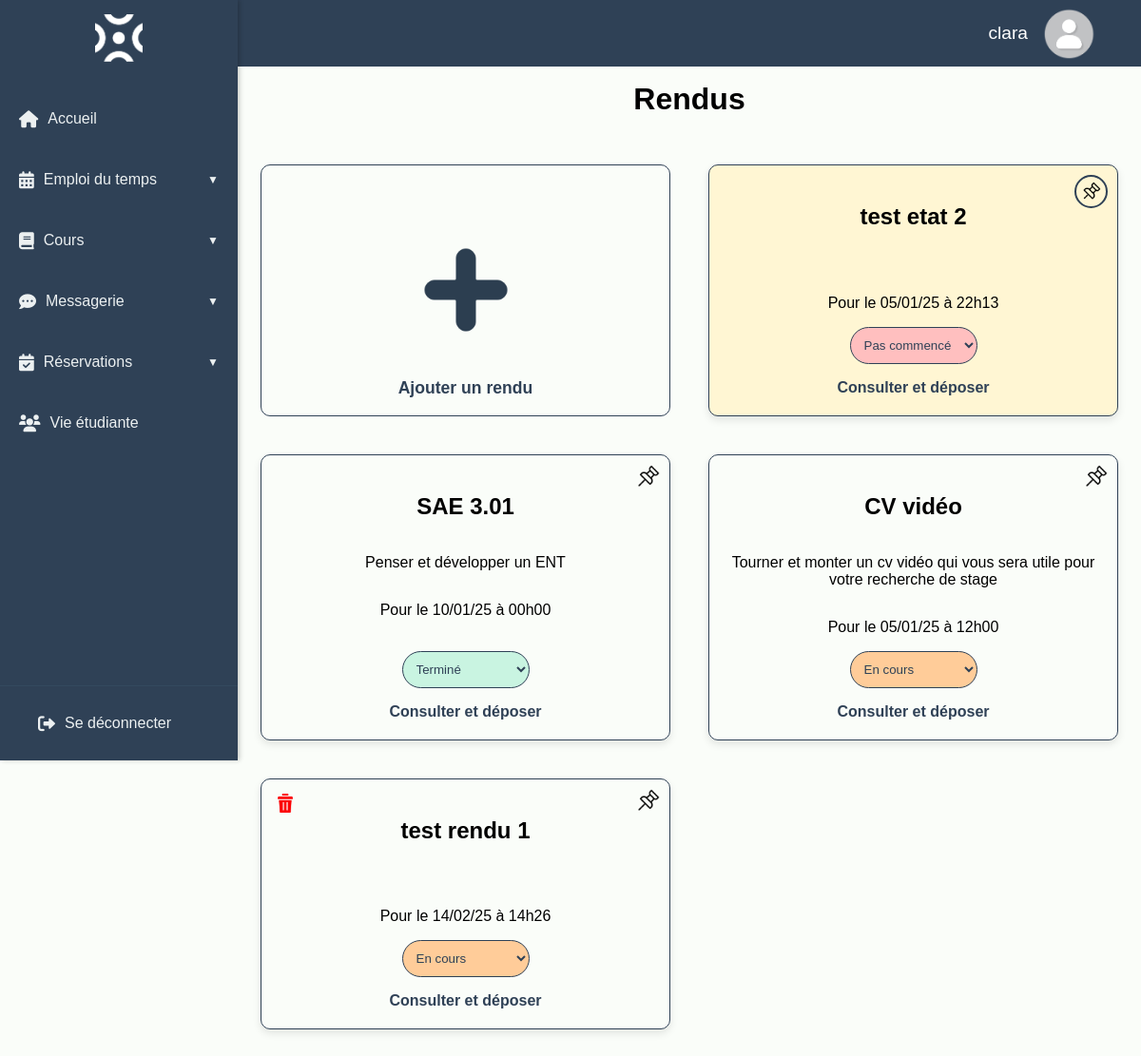
The app's page /rendus.php (signed in) with its own data.
### tables this page shows
CREATE TABLE IF NOT EXISTS `utilisateurs` (
  `id` int NOT NULL AUTO_INCREMENT,
  `login` varchar(100) NOT NULL,
  `mdp` varchar(255) NOT NULL,
  `nom` varchar(255) NOT NULL,
  `prenom` varchar(255) NOT NULL,
  `mail` varchar(255) NOT NULL,
  `role` enum('etudiant','prof','secretaire','') NOT NULL,
  `formation` varchar(255) NOT NULL,
  `ine` int NOT NULL,
  `num_etudiant` int NOT NULL,
  `reset_token` varchar(255) DEFAULT NULL,
  PRIMARY KEY (`id`),
  UNIQUE KEY `id` (`id`),
  UNIQUE KEY `login` (`login`),
  UNIQUE KEY `id_2` (`id`)
);

CREATE TABLE IF NOT EXISTS `rendus` (
  `id` int NOT NULL AUTO_INCREMENT,
  `titre` varchar(255) NOT NULL,
  `description` text NOT NULL,
  `date` datetime NOT NULL,
  `etat` enum('fait','a-faire','en-cours','') NOT NULL DEFAULT 'a-faire',
  `fk_user` int DEFAULT NULL,
  `pinned` int NOT NULL,
  PRIMARY KEY (`id`)
);

### rendus.php (the view, shortened to what this page needs)
<?php
include('header.php');
$id = $_SESSION['id'];
$requete = "SELECT * FROM utilisateurs WHERE id = :id";
$stmt = $db->prepare($requete);
$stmt->bindParam(':id', $id);
$stmt->execute();
$user = $stmt->fetch(PDO::FETCH_ASSOC);
$requete = "SELECT * FROM rendus WHERE fk_user = :fk_user OR fk_user is NULL";
$stmt = $db->prepare($requete);
$stmt->bindParam(':fk_user', $id, PDO::PARAM_INT);
$stmt->execute();
$rendus = $stmt->fetchAll(PDO::FETCH_ASSOC);
$pinnedRendus = [];
if (isset($_SESSION['id'])) {
    $stmt = $db->prepare("SELECT fk_rendu FROM pins WHERE fk_user = :fk_user");
    $stmt->execute(['fk_user' => $_SESSION['id']]);
    $pinnedRendus = $stmt->fetchAll(PDO::FETCH_COLUMN);
}
$etat_rendus = [];
foreach ($rendus as $rendu) {
    $requete_etat = "SELECT etat FROM etats_rendus WHERE fk_rendu = :fk_rendu AND fk_user = :fk_user";
    $stmt_etat = $db->prepare($requete_etat);
    $stmt_etat->bindParam(':fk_rendu', $rendu['id']);
    $stmt_etat->bindParam(':fk_user', $id);
    $stmt_etat->execute();
    $etat_user = $stmt_etat->fetch(PDO::FETCH_ASSOC);
    $etat_rendus[$rendu['id']] = $etat_user ? $etat_user['etat'] : $rendu['etat'];
}
?>
<!DOCTYPE html>
<html lang="fr">
<head>
</head>
<body>
<section class="page-rendus">
<h1>Rendus</h1>
<br>
<div class="rendus-container">
    <div class="ajouter-rendu" id="openModalBtn">
        <img src="images/ajouter.png" alt="">
        <p>Ajouter un rendu</p>
    </div>
    <?php foreach ($rendus as $rendu): ?>
    <div class="rendu-card <?= in_array($rendu['id'], $pinnedRendus) ? 'pinned' : ''; ?>" id="rendu-<?= $rendu['id'] ?>">
        <img src="images/pin.png" alt="" class="pin" onclick="pinRendu(<?= $rendu['id'] ?>)">
        <?php if ($rendu['fk_user'] == $_SESSION['id']): ?>
            <div class="rendu-actions">
                <form action="rendus.php" method="POST" onsubmit="return confirm('Êtes-vous sûr de vouloir supprimer ce rendu ?')">
                    <button type="submit" class="supprimer-rendu-btn"><img src="images/supprimer.png" alt="Supprimer Rendu" class="supprimer-rendu"></button>
                </form>
            </div>
        <?php endif; ?>
        <h2><?= $rendu['titre'] ?></h2>
        <p class="description"><?= $rendu['description'] ?></p>
        <p>
            <?php
            $dateTime = new DateTime($rendu['date']);
            echo "Pour le " . $dateTime->format('d/m/y') . " à " . $dateTime->format('H\hi');
            ?>
        </p>
        <div class="etats-dropdown">
            <select id="etat-<?= $rendu['id'] ?>" class="etat <?= $etat_rendus[$rendu['id']] ?>" onchange="updateEtat(<?= $rendu['id'] ?>, this.value)">
                <option value="a-faire" <?= $etat_rendus[$rendu['id']] === 'a-faire' ? 'selected' : '' ?>>Pas commencé</option>
                <option value="en-cours" <?= $etat_rendus[$rendu['id']] === 'en-cours' ? 'selected' : '' ?>>En cours</option>
                <option value="fait" <?= $etat_rendus[$rendu['id']] === 'fait' ? 'selected' : '' ?>>Terminé</option>
            </select>
        </div>
        <a href="#" data-id="<?= $rendu['id'] ?>" data-titre="<?= $rendu['titre'] ?>" data-description="<?= $rendu['description'] ?>" data-user-id="<?= $user['id'] ?>" onclick="openModal(event)">Consulter et déposer</a>
</div>
<?php endforeach; ?>
</div>
</section>
</body>
</html>

### header.php (shortened to what this page needs)
<?php
include 'config.php';
$id = $_SESSION['id'];
$requete = "SELECT * FROM utilisateurs WHERE id = :id";
$stmt = $db->prepare($requete);
$stmt->bindParam(':id', $id);
$stmt->execute();
$user = $stmt->fetch(PDO::FETCH_ASSOC);
?>
<!DOCTYPE html>
<html lang="fr">
<head>
    <link rel="stylesheet" href="styles.css">
    <link
    href="https://cdnjs.cloudflare.com/ajax/libs/font-awesome/6.0.0/css/all.min.css"
    rel="stylesheet"
  />
</head>
<body>
<header>
    <a href="profil.php"><?=$user['prenom']?><img src="images/filler.png" alt=""></a>
</header>
  <nav class="side-nav" role="navigation" aria-labelledby="menu-label">
    <div class="logo">
      <a href="accueil.php"><img src="images/logo.png" alt="Accueil ENT" /></a>
    </div>
    <ul class="menu">
      <li>
        <a href="accueil.php" class="menu-item" aria-label="Page d'accueil">
          <i class="fas fa-home" aria-hidden="true"></i>
          <span>Accueil</span>
        </a>
      </li>
      <li>
        <a href="#" class="menu-item dropdown-toggle" aria-expanded="false" aria-label="Emploi du temps">
          <i class="fas fa-calendar-alt" aria-hidden="true"></i>
          <span>Emploi du temps</span>
        </a>
      </li>
      <li>
        <a href="#" class="menu-item dropdown-toggle" aria-expanded="false" aria-label="Cours">
          <i class="fas fa-book" aria-hidden="true"></i>
          <span>Cours</span>
        </a>
      </li>
      <li>
        <a href="#" class="menu-item dropdown-toggle" aria-expanded="false" aria-label="Messagerie">
          <i class="fas fa-comment-dots" aria-hidden="true"></i>
          <span>Messagerie</span>
        </a>
      </li>
      <li>
        <a href="#" class="menu-item dropdown-toggle" aria-expanded="false" aria-label="Réservations">
          <i class="fas fa-calendar-check" aria-hidden="true"></i>
          <span>Réservations</span>
        </a>
      </li>
      <li>
        <a href="vie_etudiante.php" class="menu-item" aria-label="Page vie étudiante">
          <i class="fas fa-users" aria-hidden="true"></i>
          <span>Vie étudiante</span>
        </a>
      </li>
    </ul>
    <div class="logout">
      <a href="deconnect.php" class="logout-button" aria-label="Se déconnecter">
        <i class="fas fa-sign-out-alt" aria-hidden="true"></i>
        <span>Se déconnecter</span>
      </a>
    </div>
  </nav>
</body>
</html>

### records on screen
utilisateurs: prenom "clara"
rendus: titre "SAE 3.01", description "Penser et développer un ENT", date "10/01/25", date "00h00", id "Terminé"
rendus: titre "CV vidéo", description "Tourner et monter un cv vidéo qui vous sera utile pour votre recherche de stage", date "05/01/25", date "12h00", id "En cours"
rendus: titre "test rendu 1", date "14/02/25", date "14h26", id "En cours"
rendus: titre "test etat 2", date "05/01/25", date "22h13", id "Pas commencé"
